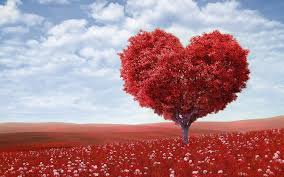
#> input picture numpy tutorial youtube/tree.jpg, 284 x 177 px
$ jupyter execute --allow-errors 'Numpy tutorial - youtube.ipynb'
#> lines starting #> are read from the running program, lines starting #| are printed output that depends on the picture
[cell 1]
# https://www.youtube.com/watch?v=xECXZ3tyONo   Learn NUMPY in 5 minutes - BEST Python Library!

[cell 2]
import numpy as np

[cell 3]
a = np.zeros(3)
type(a)

[cell 4]
z=np.zeros(10)
z
tup = (3,3)
z = np.array(list(tup))
z

[cell 5]
z.shape

#> (a cell that did not finish here is left out)

[cell 7]
z

[cell 8]
z = np.ones(10)
z

[cell 9]
z.shape = (10, 1)
z

[cell 10]
z.shape = (5,2)
z

[cell 11]
z = np.empty(3)
z

[cell 12]
type(z)

[cell 13]
type(z[0])

[cell 14]
z = np.linspace(2, 10, 5)  # from 2 to 10, with 5 elements
z

[cell 15]
z = np.array([10, 20])
z

[cell 16]
a_list = [1,2,3,4,5]
a_list

[cell 17]
type(a_list)

[cell 18]
z = np.array([a_list])
z

[cell 19]
type(z)

[cell 20]
b_list = [[9,8,7], [1, 2,3]]
b_list

[cell 21]
type(b_list)

[cell 22]
z = np.array([b_list])
z

[cell 23]
z.shape

[cell 24]
np.random.seed(0)
z1 = np.random.randint(10, size=6)
z1

[cell 25]
z1[0]

[cell 26]
z1[0:2]

[cell 27]
z2 = np.random.randint(100)
z2

[cell 28]
z1[-1]

[cell 29]
z1[-2]

[cell 30]
from skimage import io
photo = io.imread('tree.jpg')
#> photo is the input picture: shape (177, 284, 3); mean R, G, B 174.4, 133.2, 140
type(photo)

[cell 31]
photo.shape
#> Out = (177, 284, 3)

[cell 32]
photo

[cell 33]
import matplotlib.pyplot as plt
plt.imshow(photo)

[cell 34]
plt.imshow(photo[::-1])
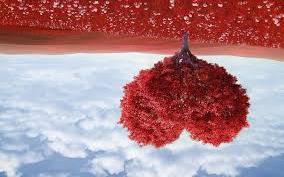
#> shown: shape (177, 284, 3); mean R, G, B 174.4, 133.2, 140

[cell 35]
plt.imshow(photo[:, ::-1]) #-1: reverse the elements;   the first : refers to the first(outer) layer of the array;  the second ::-1 refers to the second layer of the array
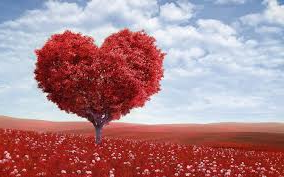
#> shown: shape (177, 284, 3); mean R, G, B 174.4, 133.2, 140

[cell 36]
plt.imshow(photo[::2, ::2]) # 2: every second element
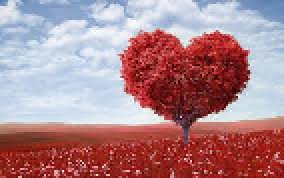
#> shown: shape (89, 142, 3) (shown 2 times larger); mean R, G, B 174.2, 132.8, 139.9

[cell 37]
plt.imshow(photo[50:150, 150:280])
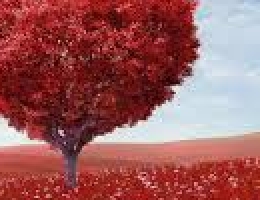
#> shown: shape (100, 130, 3) (shown 2 times larger); mean R, G, B 156.1, 89.9, 90.6

[cell 38]
plt.imshow(photo[50:150, ::-1])
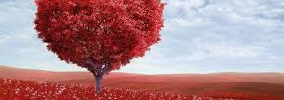
#> shown: shape (100, 284, 3); mean R, G, B 175.3, 131.8, 136

[cell 39]
plt.imshow(photo[50:150])
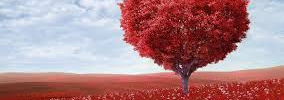
#> shown: shape (100, 284, 3); mean R, G, B 175.3, 131.8, 136

[cell 40]
plt.imshow(photo[:, :, 2])
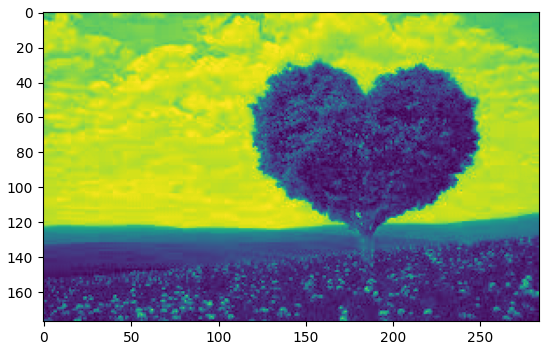
#> figure drawn by matplotlib, 1 panel

[cell 41]
photo[:, :, 2]

[cell 42]
photo_sin = np.sin(photo)
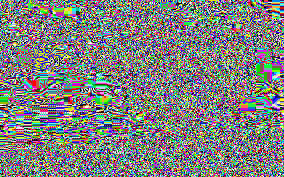
#> photo_sin: shape (177, 284, 3) float16; mean R, G, B -0.00368, 0.00735, -0.00417; drawn with min black and max white
photo_sin

[cell 43]
print(np.sum(photo))
#| 22500244

[cell 44]
np.prod(photo)
#> Out = 0

[cell 45]
np.mean(photo)
#> Out = 149.2

[cell 46]
np.std(photo)
#> Out = 77.62

[cell 47]
np.var(photo)
#> Out = 6024.6

[cell 48]
np.min(photo)
#> Out = 0

[cell 49]
np.max(photo)
#> Out = 255

[cell 50]
np.argmin(photo)  # the index of min
#> Out = 32998

[cell 51]
np.argmax(photo)  # the index of max
#> Out = 4592

[cell 52]
z = np.array([1,2,3,4,5])

[cell 53]
z < 3

[cell 54]
z[z>3]

[cell 55]
photo_masked = np.where(photo > 100, 255, 0)  # if > 100, then replace with 255, otherwise, replace with 0
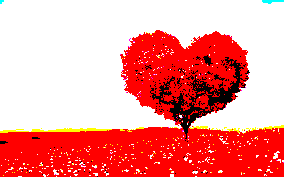
#> photo_masked: shape (177, 284, 3) int64; mean R, G, B 244.2, 147.3, 144.7

[cell 56]
plt.imshow(photo_masked)

[cell 57]
a_array = np.array([1,2,3,4,5])
b_array = np.array([6,7,8,9,10])

[cell 58]
a_array + b_array

[cell 59]
a_array + 30

[cell 60]
a_array * b_array

[cell 61]
a_array @ b_array  # @: dot product   Question: what's dot product?

[cell 62]
plt.imshow(photo[:, :, 0].T)  # .T: reverse rows and columns    Question: what does the 0 stand for?
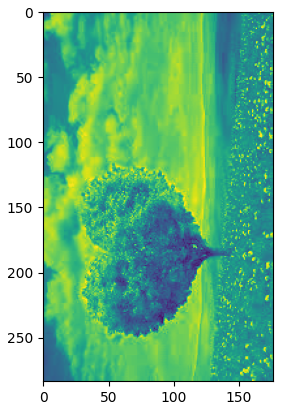
#> figure drawn by matplotlib, 1 panel
